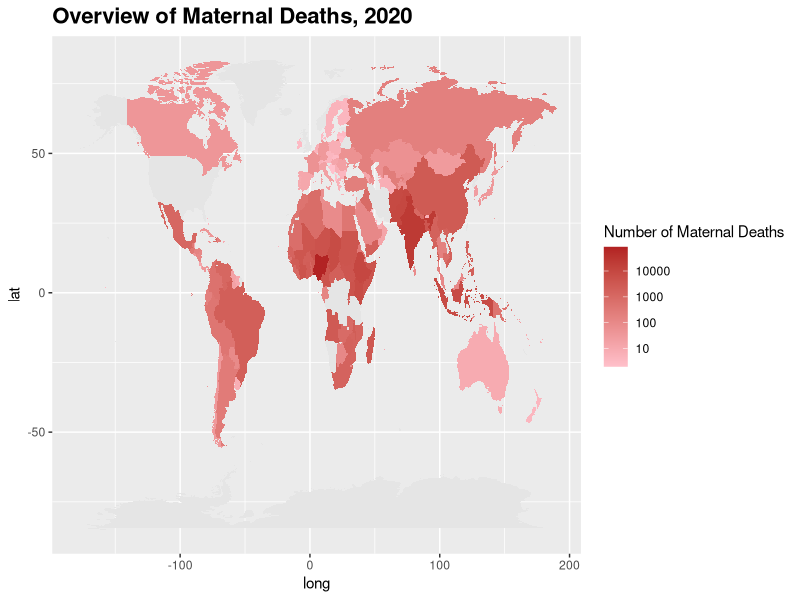
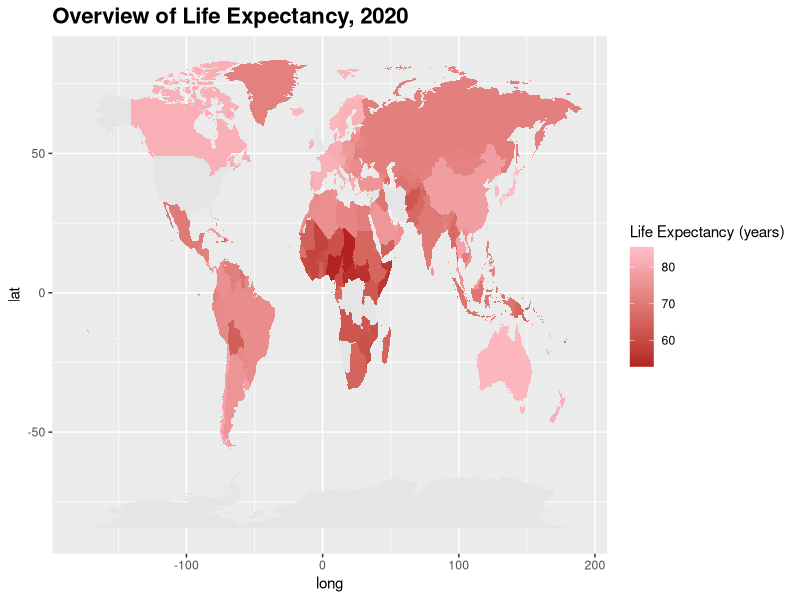
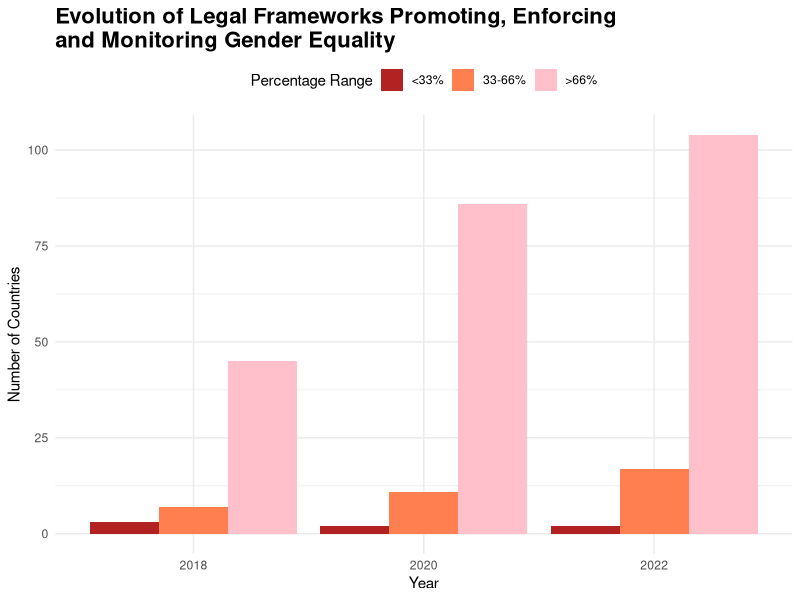
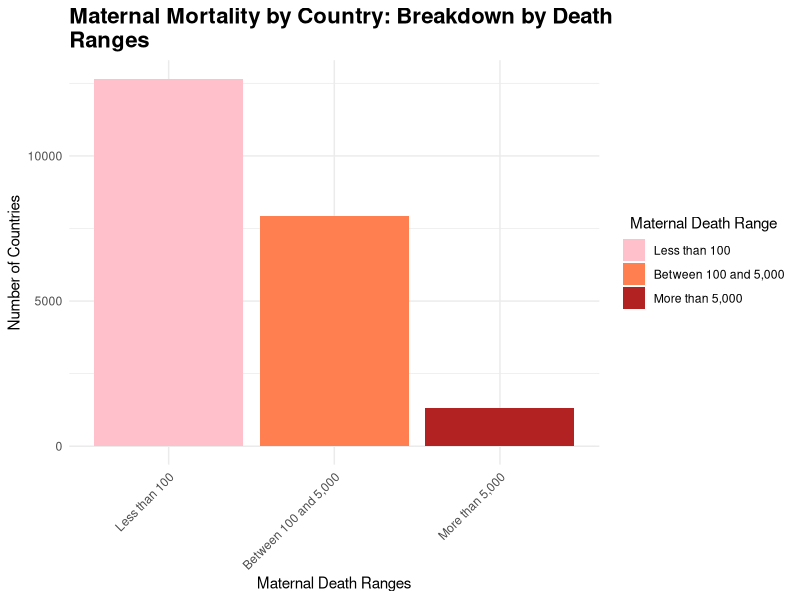
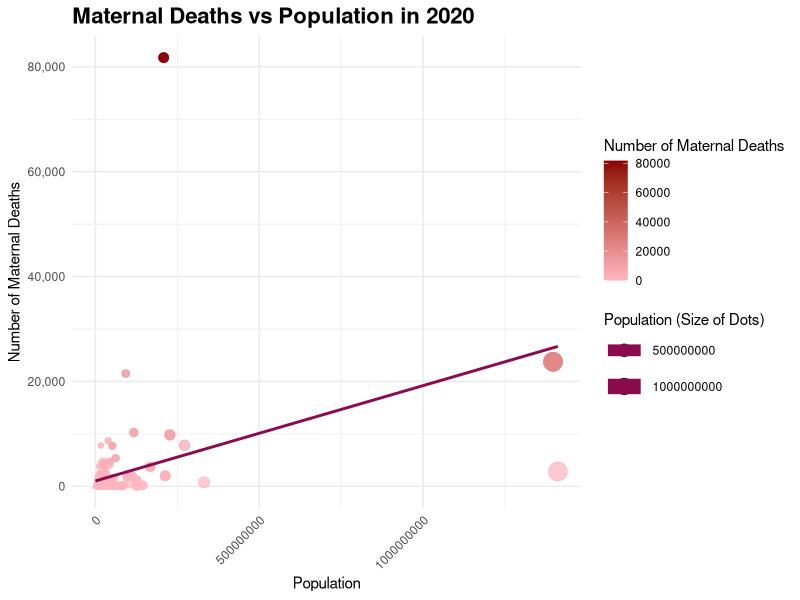
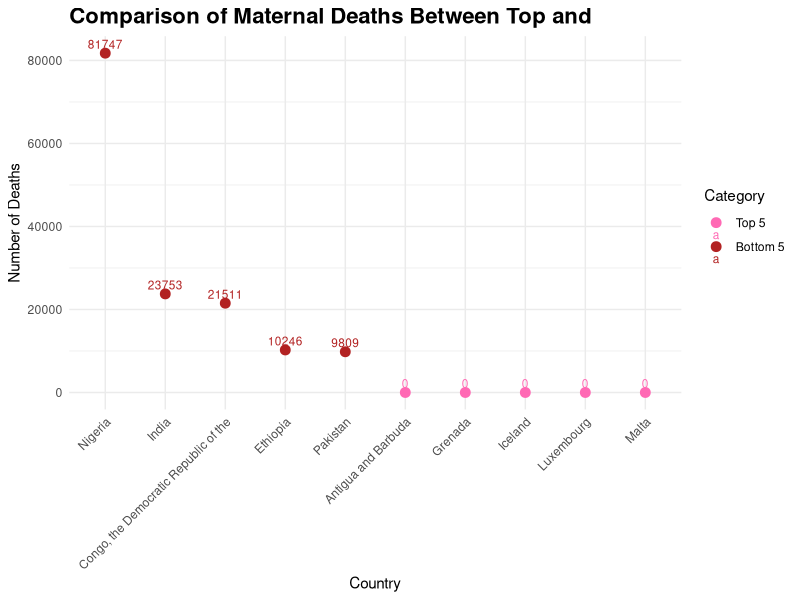
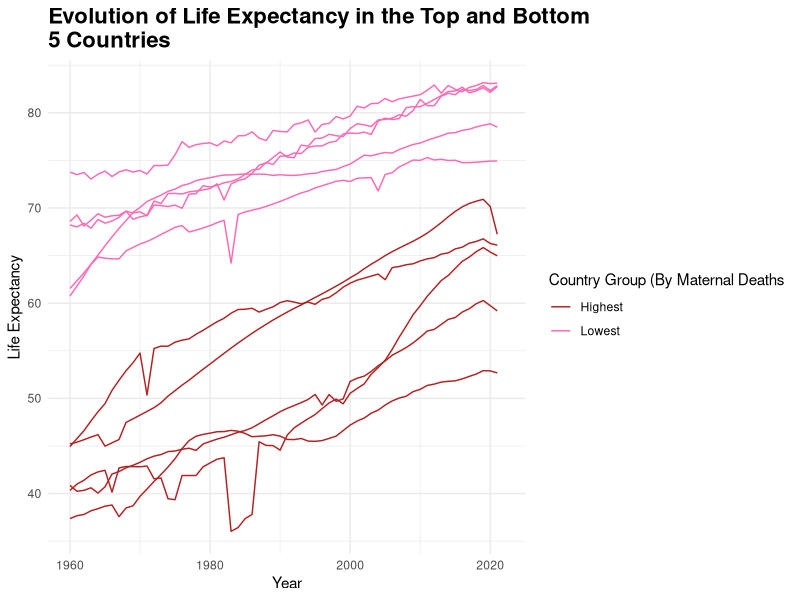

These charts were generated, in order, by the following R code:
## ---- chunk 1
#| label: setup
#| include: false
install.packages("tidyverse")
library(tidyverse)

options(scipen = 999)

unicef_metadata <- read_csv("unicef_metadata.csv")
unicef_indicator_1 <- read_csv("unicef_indicator_1.csv")
unicef_indicator_2 <- read_csv("unicef_indicator_2.csv")

data_join <- full_join(unicef_indicator_1, unicef_metadata, by = join_by(country, alpha_2_code, alpha_3_code, numeric_code))
data_join <- full_join(data_join, unicef_indicator_2, by = join_by(country, alpha_2_code, alpha_3_code, numeric_code))

data_join <- unicef_indicator_1 %>%
  full_join(unicef_metadata, by = join_by(country, alpha_2_code, alpha_3_code, numeric_code)) %>%
  full_join(unicef_indicator_2, by = join_by(country, alpha_2_code, alpha_3_code, numeric_code))
## ---- chunk 2
install.packages("maps")            
map_world <- map_data("world")

# Map 1 Maternal Deaths 2020
data_join_2020 <- data_join %>%
  filter(year ==2020)

map_data_join_2020 <- full_join(data_join_2020, map_world, by = c("country" = "region"))            

ggplot(map_data_join_2020) + 
  aes(x = long, y = lat, group = group, fill = no_deaths) +
  geom_polygon() +
  scale_fill_gradient(low = "pink", high = "firebrick", na.value = "grey90", name = "Number of Maternal Deaths", limits = c(2, 85000), trans = "log10") +
  labs(title = "Overview of Maternal Deaths, 2020") +
  theme(plot.title = element_text(size = 16, face = "bold"))
## ---- chunk 3
ggplot(map_data_join_2020) + 
  aes(x = long, y = lat, group = group, fill = life_exp) +
  geom_polygon() + 
  scale_fill_gradient(low = "firebrick", high = "pink", na.value = "grey90", name = "Life Expectancy (years)") + 
  labs(title = "Overview of Life Expectancy, 2020") + 
  theme(plot.title = element_text(size = 16, face = "bold"))
## ---- chunk 4
unicef_indicator_1 <- unicef_indicator_1 %>%
  mutate(percent_range = cut(percent_legal_frameworks, breaks = c(0, 33, 66, 100), labels = c("<33%", "33-66%", ">66%")))

percent_legal_data <- unicef_indicator_1 %>%
  filter(time_period %in% c(2018, 2020, 2022))

percentage_counts <- percent_legal_data %>%
  group_by(time_period, percent_range) %>%
  summarise(count = n()) %>%
  ungroup()

ggplot(percentage_counts, aes(x = factor(time_period), y = count, fill = percent_range)) +
  geom_bar(stat = "identity", position = "dodge") +
  scale_fill_manual(values = c("<33%" = "firebrick", "33-66%" = "coral", ">66%" = "pink")) +
  labs(title = str_wrap("Evolution of Legal Frameworks Promoting, Enforcing and Monitoring Gender Equality", width = 50),
       x = "Year",
       y = "Number of Countries",
       fill = "Percentage Range") +
  theme_minimal() +
  theme(legend.position = "top", plot.title = element_text(size = 16, face = "bold"))

## ---- chunk 5
data_join_filtered <- data_join %>%
  filter(!is.na(no_deaths))

data_join_filtered %>%
  mutate(death_range = cut(no_deaths, 
                           breaks = c(-Inf, 100, 5000, Inf), 
                           labels = c("Less than 100", "Between 100 and 5,000", "More than 5,000"),
                           include.lowest = TRUE)) %>%
  group_by(death_range) %>%
  summarise(num_countries = n()) %>%
  filter(!is.na(death_range)) %>%
  ggplot(aes(x = death_range, y = num_countries, fill = death_range)) +
  geom_bar(stat = "identity") +
  labs(title = str_wrap("Maternal Mortality by Country: Breakdown by Death Ranges", width = 50),
       x = "Maternal Death Ranges",
       y = "Number of Countries", 
       fill = "Maternal Death Range") +
  scale_fill_manual(values = c("Less than 100" = "pink",
                               "Between 100 and 5,000" = "coral",
                               "More than 5,000" = "firebrick")) +
  theme_minimal() + 
  theme(axis.text.x = element_text(angle = 45, hjust = 1)) + 
  theme(legend.title = element_text(hjust = 0.5)) +
  theme(plot.title = element_text(size = 16, face = "bold"))

## ---- chunk 6
data_join_2020$no_deaths <- as.numeric(as.character(data_join_2020$no_deaths))
options(scipen = 999)
data_join_2020 %>%
  ggplot() + 
  aes(population, no_deaths, color = no_deaths, size = population) + 
  geom_point(alpha = 0.7) +
  scale_color_gradient(name = "Number of Maternal Deaths", low = "lightpink", high = "darkred") +
  labs(title = "Maternal Deaths vs Population in 2020",
       x = "Population",
       y = "Number of Maternal Deaths",
       size = "Population") +
  scale_size_continuous(name = "Population (Size of Dots)") +  # Format population axis labels with commas
  scale_y_continuous(labels = scales::comma) +  # Format number of deaths axis labels with commas
  theme_minimal() + 
  theme(plot.title = element_text(size = 16, face = "bold")) + 
  theme(axis.text.x = element_text(angle = 45, hjust = 1)) + 
  geom_smooth(method = "lm", se = FALSE, color = "deeppink4")

## ---- chunk 7
highest_deaths <- unicef_indicator_2 %>%
  arrange(desc(no_deaths)) %>%
  head(5)

lowest_deaths <- unicef_indicator_2 %>%
  arrange(no_deaths) %>%
  head(5)

highest_countries <- highest_deaths$country
lowest_countries <- lowest_deaths$country

ten_countries <- data_join %>%
  filter(country %in% c(highest_countries, lowest_countries))

ten_life_exp <- unicef_metadata %>%
  filter(country %in% ten_countries$country)

ten_life_exp <- ten_life_exp %>%
  mutate(color_group = ifelse(country %in% highest_countries, "Highest", 
                              ifelse(country %in% lowest_countries, "Lowest", "Other")),
         color = ifelse(color_group == "Highest", "firebrick", ifelse(color_group == "Lowest", "hotpink", "black")))

top_bottom_countries <- rbind(mutate(highest_deaths, category = "Top"),
                              mutate(lowest_deaths, category = "Bottom"))
ggplot(top_bottom_countries, aes(x = reorder(country, -no_deaths), y = no_deaths, color = category)) +
  geom_point(size = 3) +
  geom_text(aes(label = no_deaths), vjust = -0.5, size = 3) +
  labs(title = strwrap("Comparison of Maternal Deaths Between Top and Bottom 5 Countries", width = 50),
       x = "Country",
       y = "Number of Deaths") +
  scale_color_manual(values = c("Top" = "firebrick", "Bottom" = "hotpink"),
                     name = "Category",
                     labels = c("Top 5", "Bottom 5")) +
  theme_minimal() +
  theme(axis.text.x = element_text(angle = 45, hjust = 1), plot.title = element_text(size = 16, face = "bold"))

## ---- chunk 8
ggplot(ten_life_exp, aes(x = year, y = life_exp, color = color_group, group = country)) +
  geom_line() +
  labs(title = str_wrap("Evolution of Life Expectancy in the Top and Bottom 5 Countries", width = 50),
       x = "Year",
       y = "Life Expectancy",
       color = "Country Group (By Maternal Deaths") + 
  scale_color_manual(values = c("Highest" = "firebrick", "Lowest" = "hotpink"),
                     breaks = c("Highest", "Lowest")) +
  theme_minimal() +
  theme(plot.title = element_text(size = 16, face = "bold"))  
